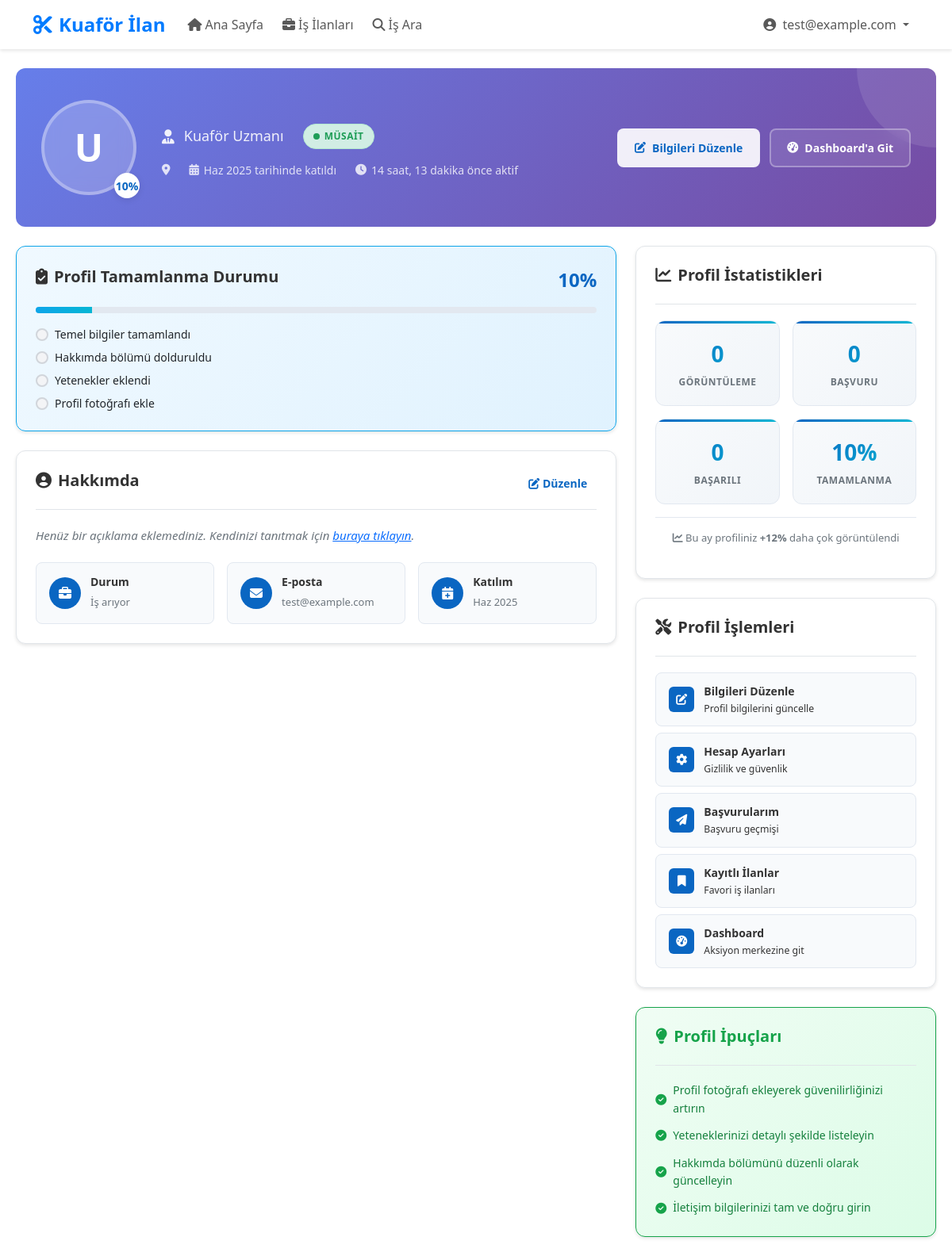
The app's page /profiles/ (signed in), older data.
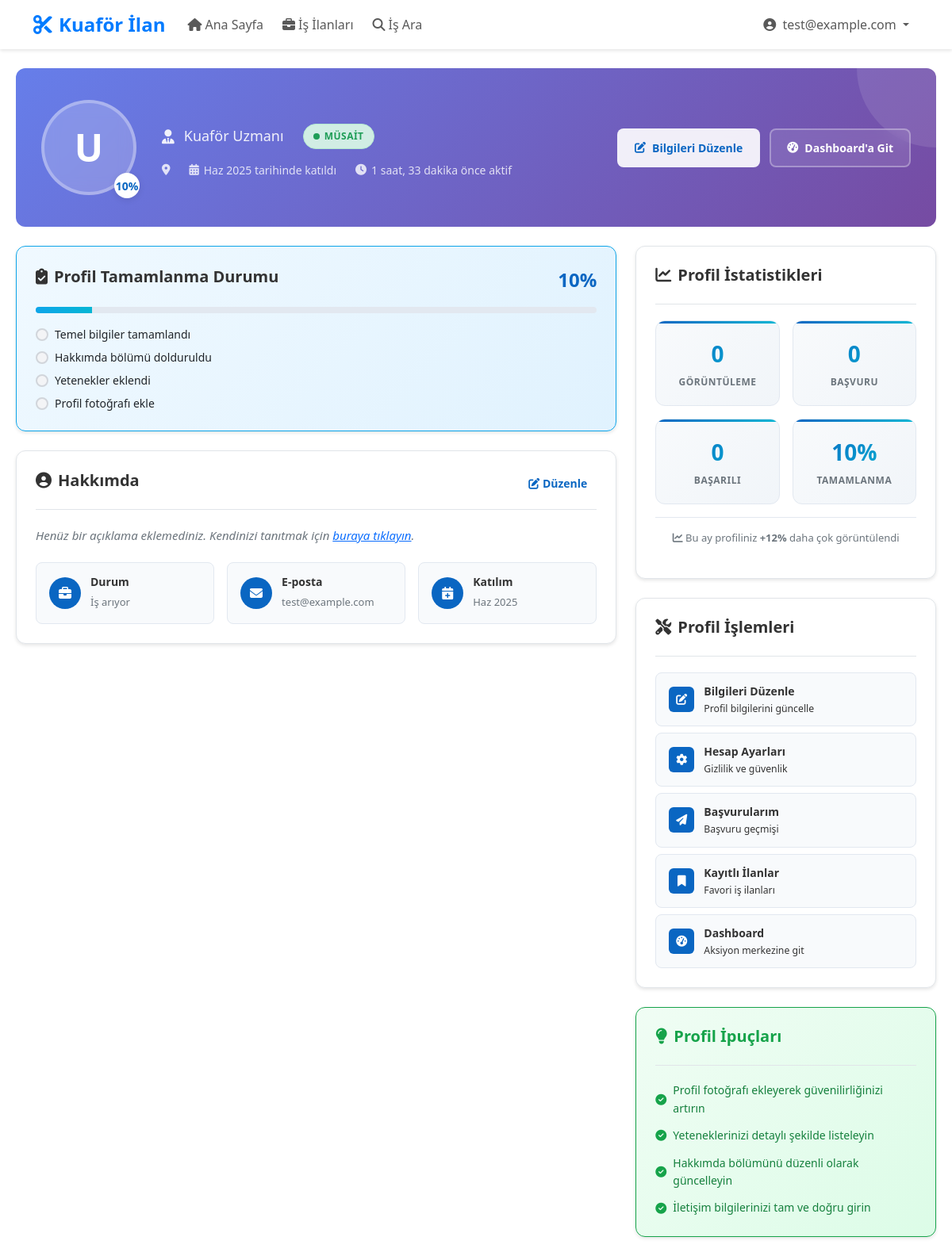
The same page, newer data.
### apps/authentication/models.py (models this page shows, shortened)
class CustomUser(AbstractUser):
    USER_TYPE_CHOICES = (
        ('jobseeker', 'İş Arayan'),
        ('business', 'İş Veren'),
        ('admin', 'Yönetici'),
    )
    PLAN_CHOICES = (
        ('free', 'Ücretsiz'),
        ('basic', 'Temel'),
        ('premium', 'Premium'),
        ('enterprise', 'Kurumsal'),
    )
    email = models.EmailField(unique=True, verbose_name='E-posta', null=True, blank=True) # Email artık opsiyonel olabilir eğer telefonla giriş yapılacaksa
    phone_regex = RegexValidator(
        regex=r'^\+?1?\d{9,15}$',
        message="Telefon numarası +905551234567 formatında olmalıdır."
    )
    phone = models.CharField( # phone_number yerine 'phone' olarak güncelledik
        validators=[phone_regex],
        max_length=17,
        blank=True,
        null=True,
        verbose_name='Telefon'
    )
    is_phone_verified = models.BooleanField(default=False, verbose_name='Telefon Doğrulandı mı?')
    user_type = models.CharField(
        max_length=20,
        choices=USER_TYPE_CHOICES,
        default='jobseeker',
        verbose_name='Kullanıcı Tipi'
    )
    current_plan = models.CharField(
        max_length=20,
        choices=PLAN_CHOICES,
        default='free',
        verbose_name='Mevcut Plan'
    )
    plan_start_date = models.DateTimeField(null=True, blank=True)
    plan_end_date = models.DateTimeField(null=True, blank=True)
    is_verified = models.BooleanField(default=False, verbose_name='Doğrulanmış')
    email_verified = models.BooleanField(default=False)
    phone_verified = models.BooleanField(default=False)
    profile_views = models.PositiveIntegerField(default=0)
    last_login_ip = models.GenericIPAddressField(null=True, blank=True)
    email_notifications = models.BooleanField(default=True)
    sms_notifications = models.BooleanField(default=True)
    marketing_emails = models.BooleanField(default=False)
    objects = CustomUserManager() # Özel Manager'ı atadık
    USERNAME_FIELD = 'email' # Giriş için ana alan email
    REQUIRED_FIELDS = ['username', 'first_name', 'last_name']
    class Meta:
        verbose_name = 'Kullanıcı'
        verbose_name_plural = 'Kullanıcılar'
        ordering = ['-date_joined']
    def get_full_name(self):
        return f"{self.first_name} {self.last_name}".strip()

### apps/profiles/views.py (the view, shortened to what this page needs)
# urls.py: path('', views.profile_view, name='profile'),  # Kendi profili
@login_required
def profile_view(request, user_id=None):
    if user_id:
        try:
            user = get_object_or_404(User, id=user_id)
            is_own_profile = (user == request.user)
            if not is_own_profile:
                if hasattr(user, 'profile_views'):
                    user.profile_views += 1
                    user.save(update_fields=['profile_views'])
        except User.DoesNotExist:
            messages.error(request, 'Kullanıcı bulunamadı.')
            return redirect('/')
    else:
        user = request.user
        is_own_profile = True
    if hasattr(user, 'jobseeker_profile'):
        profile = user.jobseeker_profile
        template = 'profiles/profile.html'
        context = {
            'user': user,
            'profile': profile,
            'is_own_profile': is_own_profile,
            'skills_list': profile.get_skills_list() if hasattr(profile, 'get_skills_list') else (profile.skills.split(',') if hasattr(profile, 'skills') and profile.skills else []),
            'experience_text': profile.get_experience_display_text() if hasattr(profile, 'get_experience_display_text') else f"{getattr(profile, 'experience_years', 0)} yıl deneyim",
        }
        if is_own_profile:
            context.update({
                'total_applications': getattr(profile, 'total_applications', 0),
            })
            try:
                recent_applications = JobApplication.objects.filter(
                    applicant=user
                ).select_related('job')[:5]
                context['recent_applications'] = recent_applications
            except:
                context['recent_applications'] = []
    profile_data = get_profile_data(user)
    user_stats = calculate_user_stats(user)
    profile_completion_percentage = calculate_profile_completion(user, profile_data)
    completion_items = get_completion_items(user, profile_data)
    recent_activities = get_recent_activities(user)
    context.update({
        'profile_user': user,
        'profile_data': profile_data,
        'user_stats': user_stats,
        'profile_completion_percentage': profile_completion_percentage,
        'completion_items': completion_items,
        'recent_activities': recent_activities,
        'monthly_growth': "+12%",
    })
    return render(request, template, context)

### apps/profiles/models.py (called while the page is built)
    def get_skills_list(self):
        if self.skills:
            return [skill.strip() for skill in self.skills.split(',') if skill.strip()]
        return []

    def get_experience_display_text(self):
        exp_dict = dict(self.EXPERIENCE_CHOICES)
        return exp_dict.get(self.experience_years, 'Belirtilmemiş')

### apps/profiles/views.py (called while the page is built, shortened)
def calculate_user_stats(user):
    stats = {
        'join_date': user.date_joined,
        'last_active': getattr(user, 'last_login', None),
        'total_views': getattr(user, 'profile_views', 0),
    }
    profile_data = get_profile_data(user)
    if profile_data['type'] == 'jobseeker':
        try:
            total_applications = JobApplication.objects.filter(applicant=user).count()
            successful_applications = JobApplication.objects.filter(applicant=user, status='hired').count()
        except:
            total_applications = 0
            successful_applications = 0
        stats.update({
            'total_applications': total_applications,
            'successful_applications': successful_applications,
        })
    return stats

### templates/profiles/profile.html (shortened to what the changed rows need)
{% extends 'base.html' %}
{% block content %}
<div class="profile-container">
    <div class="profile-header fade-in-up">
        <div class="profile-header-content">
            <div class="profile-avatar-large">
                {% if profile_data.type == 'business' and profile_data.business_name %}
                    {{ profile_data.business_name|first|upper }}
                {% else %}
                    {{ profile_user.first_name|first|upper|default:'U' }}
                {% endif %}
                <div class="profile-completion">
                </div>
            </div>
            <div class="profile-info">
                <div class="profile-title">
                </div>
                <div class="profile-meta">
                    <div class="profile-meta-item">
                        <i class="fas fa-map-marker-alt"></i>
                    </div>
                    <div class="profile-meta-item">
                        <i class="fas fa-calendar-alt"></i>
                        {{ user_stats.join_date|date:"M Y" }} tarihinde katıldı
                    </div>
                    {% if user_stats.last_active %}
                        <div class="profile-meta-item">
                            <i class="fas fa-clock"></i>
                            {{ user_stats.last_active|timesince }} önce aktif
                        </div>
                    {% endif %}
                </div>
            </div>
            <div class="profile-actions">
                {% if is_own_profile %}
                    <a href="{% url 'profiles:profile_edit' %}" class="profile-btn primary">
                    </a>
                    <a href="{% url 'dashboard:home' %}" class="profile-btn">
                    </a>
                {% endif %}
            </div>
        </div>
    </div>
    <div class="profile-main">
        <div class="profile-content">
            {% if is_own_profile and profile_completion_percentage < 100 %}
            <div class="profile-card completion-card fade-in-up stagger-animation" style="--delay: 0.1s">
                <div class="completion-header">
                    <h2 class="profile-card-title">
                        <i class="fas fa-clipboard-check"></i>
                        Profil Tamamlanma Durumu
                    </h2>
                </div>
            </div>
            {% endif %}
            <div class="profile-card fade-in-up stagger-animation" style="--delay: 0.2s">
                <div class="profile-card-header">
                    <h2 class="profile-card-title">
                        <i class="fas fa-user-circle"></i>
                        {% if profile_data.type == 'business' %}Şirket Hakkında{% else %}Hakkımda{% endif %}
                    </h2>
                </div>
                <div class="profile-details">
                    {% if profile_data.type == 'business' %}
                        {% if profile_data.contact_person %}
                        <div class="detail-item">
                            <div class="detail-icon">
                                <i class="fas fa-user-tie"></i>
                            </div>
                            <div class="detail-info">
                                <h4>İletişim Kişisi</h4>
                                <span>{{ profile_data.contact_person }}</span>
                            </div>
                        </div>
                        {% endif %}
                        {% if profile_data.phone %}
                        <div class="detail-item">
                            <div class="detail-icon">
                                <i class="fas fa-phone"></i>
                            </div>
                            <div class="detail-info">
                                <h4>Telefon</h4>
                                <span>{{ profile_data.phone }}</span>
                            </div>
                        </div>
                        {% endif %}
                        {% if profile_data.website %}
                        <div class="detail-item">
                            <div class="detail-icon">
                                <i class="fas fa-globe"></i>
                            </div>
                            <div class="detail-info">
                                <h4>Website</h4>
                                <span><a href="{{ profile_data.website }}" target="_blank">{{ profile_data.website }}</a></span>
                            </div>
                        </div>
                        {% endif %}
                        <div class="detail-item">
                            <div class="detail-icon">
                                <i class="fas fa-calendar-alt"></i>
                            </div>
                            <div class="detail-info">
                                <h4>Kuruluş</h4>
                                <span>{{ user_stats.join_date|date:"Y" }}</span>
                            </div>
                        </div>
                    {% else %}
                        <div class="detail-item">
                            <div class="detail-icon">
                                <i class="fas fa-briefcase"></i>
                            </div>
                            <div class="detail-info">
                                <h4>Durum</h4>
                                <span>{% if profile_data.is_available %}İş arıyor{% else %}Meşgul{% endif %}</span>
                            </div>
                        </div>
                        <div class="detail-item">
                            <div class="detail-icon">
                                <i class="fas fa-envelope"></i>
                            </div>
                            <div class="detail-info">
                                <h4>E-posta</h4>
                                <span>{{ profile_user.email }}</span>
                            </div>
                        </div>
                        <div class="detail-item">
                            <div class="detail-icon">
                                <i class="fas fa-calendar-plus"></i>
                            </div>
                            <div class="detail-info">
                                <h4>Katılım</h4>
                                <span>{{ user_stats.join_date|date:"M Y" }}</span>
                            </div>
                        </div>
                    {% endif %}
                </div>
            </div>
        </div>
        <div class="profile-sidebar">
            <div class="profile-card fade-in-up stagger-animation" style="--delay: 0.6s">
                <div class="profile-card-header">
                    <h2 class="profile-card-title">
                        <i class="fas fa-chart-line"></i>
                        Profil İstatistikleri
                    </h2>
                </div>
            </div>
            <div class="profile-card fade-in-up stagger-animation" style="--delay: 0.7s">
                <div class="profile-card-header">
                    <h2 class="profile-card-title">
                        <i class="fas fa-tools"></i>
                        Profil İşlemleri
                    </h2>
                </div>
            </div>
            {% if is_own_profile %}
            <div class="profile-card fade-in-up stagger-animation" style="--delay: 0.8s; background: linear-gradient(135deg, #f0fdf4 0%, #dcfce7 100%); border-color: #16a34a;">
                <div class="profile-card-header">
                    <h2 class="profile-card-title" style="color: #16a34a;">
                        <i class="fas fa-lightbulb"></i>
                        Profil İpuçları
                    </h2>
                </div>
            </div>
            {% endif %}
        </div>
    </div>
</div>
{% endblock %}

### templates/base.html (shortened to what this page needs)
{% load static %}
<!DOCTYPE html>
<html lang="tr">
<head>
    <link rel="stylesheet" href="{% static 'css/main.css' %}">
    <link href="https://cdn.jsdelivr.net/npm/bootstrap@5.3.0/dist/css/bootstrap.min.css" rel="stylesheet">
    <link href="https://cdnjs.cloudflare.com/ajax/libs/font-awesome/6.4.0/css/all.min.css" rel="stylesheet">
</head>
<body class="{% block body_class %}{% endblock %}">
    <nav class="navbar navbar-expand-lg navbar-light bg-white sticky-top" role="navigation" aria-label="Ana navigasyon">
        <div class="container">
            <a class="navbar-brand" href="/">
                <i class="fas fa-cut me-2"></i>Kuaför İlan
            </a>
            <div class="collapse navbar-collapse" id="navbarNav">
                <ul class="navbar-nav me-auto">
                    <li class="nav-item">
                        <a class="nav-link" href="/">
                            <i class="fas fa-home me-1"></i>Ana Sayfa
                        </a>
                    </li>
                    <li class="nav-item">
                        <a class="nav-link" href="/posts/">
                            <i class="fas fa-briefcase me-1"></i>İş İlanları
                        </a>
                    </li>
                    <li class="nav-item">
                        <a class="nav-link" href="/jobs/">
                            <i class="fas fa-search me-1"></i>İş Ara
                        </a>
                    </li>
                </ul>
                <ul class="navbar-nav">
                    {% if user.is_authenticated %}
                        <li class="nav-item dropdown">
                            <a class="nav-link dropdown-toggle" href="#" id="navbarDropdown" role="button" data-bs-toggle="dropdown">
                                <i class="fas fa-user-circle me-1"></i>
                                {{ user.get_full_name|default:user.email }}
                            </a>
                        </li>
                    {% endif %}
                </ul>
            </div>
        </div>
    </nav>
    <main id="main-content" class="fade-in" role="main">
        {% block content %}{% endblock %}
    </main>
</body>
</html>

Row changes from the older to the newer data that the page shows:
changed CustomUser "test@example.com": last_active "14 saat, 13 dakika" → "1 saat, 33 dakika"
